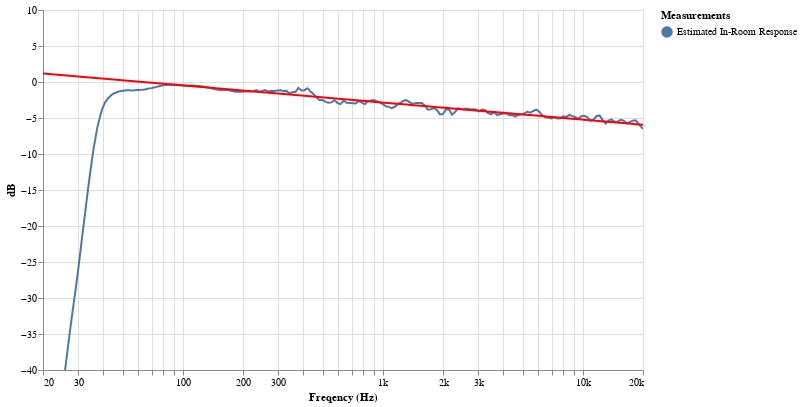

The code cell stored with this chart in its notebook:
### Markdown cell above
## What's happening in your room?

Let's suppose you have your speakers in a normal rectangular room. This is such a common use case that the standard has been build around this case.
The On axis graph we have been looking at before will be changed by your room into a different graph. This is the Estimated In-Room Response graph:

### Code cell
from src.spinorama.display import display_inroom
display_inroom(genelec)

### Figure 1 — Vega-Lite specification as saved in the notebook (floating-point values rounded to 4 significant figures; data arrays with more than 128 entries replaced by an {"elided": "..."} marker saying what was removed)
{"config": {"view": {"continuousWidth": 400, "continuousHeight": 300}}, "layer": [{"mark": {"type": "circle", "size": 100}, "encoding": {"color": {"type": "nominal", "field": "Measurements", "sort": null}, "opacity": {"condition": {"value": 1, "selection": "selector001"}, "value": 0}, "tooltip": [{"type": "nominal", "field": "Measurements"}, {"type": "quantitative", "field": "Freq"}, {"type": "quantitative", "field": "dB"}], "x": {"type": "quantitative", "field": "Freq", "scale": {"domain": [20, 20000], "type": "log"}}, "y": {"type": "quantitative", "field": "dB", "scale": {"domain": [-40, 10], "zero": false}}}, "selection": {"selector005": {"type": "multi", "fields": ["Measurements"], "bind": "legend"}, "selector006": {"type": "interval", "bind": "scales"}, "selector001": {"type": "single", "nearest": true, "on": "mouseover", "fields": ["Freq"], "empty": "none"}}}, {"mark": "line", "encoding": {"color": {"type": "nominal", "field": "Measurements", "sort": null}, "opacity": {"condition": {"value": 1, "selection": "selector005"}, "value": 0.2}, "x": {"type": "quantitative", "axis": {"format": "s"}, "field": "Freq", "scale": {"base": 10, "domain": [20, 20000], "nice": false, "type": "log"}, "title": "Freqency (Hz)"}, "y": {"type": "quantitative", "field": "dB", "scale": {"domain": [-40, 10], "zero": false}}}, "height": 360, "width": 600}, {"mark": "line", "encoding": {"color": {"value": "red"}, "x": {"type": "quantitative", "field": "Freq"}, "y": {"type": "quantitative", "field": "dB"}}, "transform": [{"filter": "datum.Freq>80 & datum.Freq<10000"}, {"on": "Freq", "regression": "dB", "extent": [20, 20000], "method": "log"}]}], "data": {"name": "data-5a247bace54cf486eb4f950d0f1f6399"}, "$schema": "https://vega.github.io/schema/vega-lite/v4.8.1.json", "datasets": {"data-5a247bace54cf486eb4f950d0f1f6399": {"elided": "200 records"}}}
